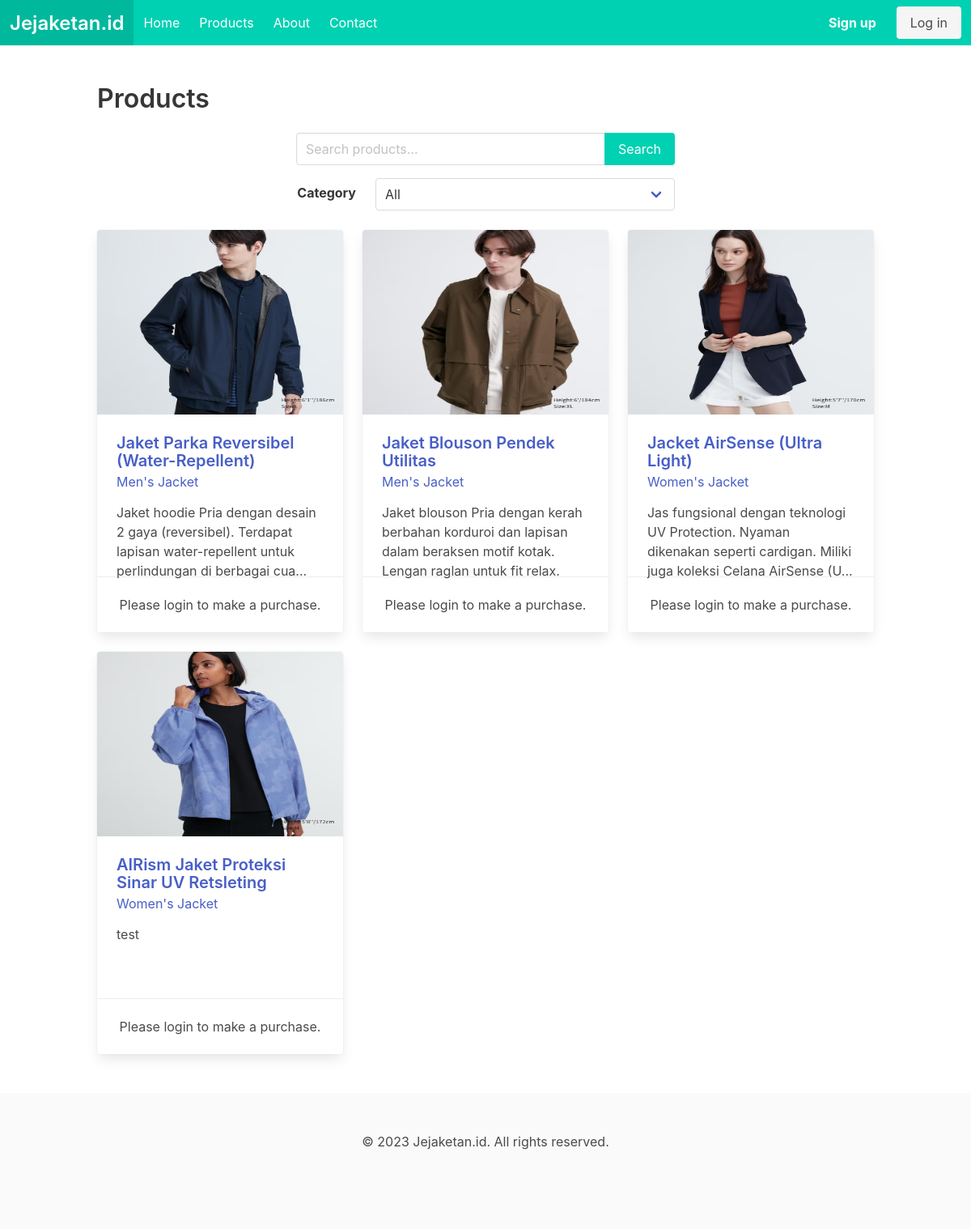
/products.php, run on the app's committed database.
### tables this page shows
CREATE TABLE IF NOT EXISTS `Product` (
  `product_id` int(11) NOT NULL AUTO_INCREMENT,
  `product_name` varchar(100) NOT NULL,
  `category` varchar(100) NOT NULL,
  `description` text DEFAULT NULL,
  `price` decimal(10,2) NOT NULL,
  `image_url` varchar(200) DEFAULT NULL,
  `is_featured` enum('Y','N') DEFAULT 'N',
  `created_at` datetime DEFAULT NULL,
  `updated_at` datetime DEFAULT NULL,
  PRIMARY KEY (`product_id`)
);

### products.php (the view, shortened to what this page needs)
<?php include 'header.php'; ?>
<section class="section">
  <div class="container">
    <h1 class="title">Products</h1>
    <div class="columns is-centered">
      <div class="column is-half">
        <form action="" method="GET" class="mb-4">
          <div class="field has-addons">
            <div class="control is-expanded">
              <input class="input" type="text" name="search" placeholder="Search products..." value="<?php echo isset($_GET['search']) ? $_GET['search'] : ''; ?>">
            </div>
            <div class="control">
              <button type="submit" class="button is-primary">Search</button>
            </div>
          </div>
        </form>
        <form action="" method="GET">
          <div class="field is-horizontal">
            <div class="field-label is-normal">
              <label class="label">Category</label>
            </div>
            <div class="field-body">
              <div class="field">
                <div class="control">
                  <div class="select is-fullwidth">
                    <select name="category" onchange="this.form.submit()">
                      <option value="" <?php echo empty($_GET['category']) ? 'selected' : ''; ?>>All</option>
                    </select>
                  </div>
                </div>
              </div>
            </div>
          </div>
        </form>
      </div>
    </div>
    <div class="columns is-multiline">
      <?php
      $query = "SELECT * FROM Product WHERE 1=1";
      $result = mysqli_query($conn, $query);
      if (mysqli_num_rows($result) > 0) {
        while ($row = mysqli_fetch_assoc($result)) {
          $productName = $row['product_name'];
          $productId = $row['product_id'];
          $category = $row['category'];
          $description = $row['description'];
          $image = $row['image_url'];
          $maxDescriptionLength = 120;
          if (strlen($description) > $maxDescriptionLength) {
            $shortDescription = substr($description, 0, $maxDescriptionLength) . '...';
          } else {
            $shortDescription = $description;
          }
          ?>
          <div class="column is-one-third">
            <div class="card">
              <div class="card-image">
                <figure class="image is-4by3">
                  <a href="details-product.php?id=<?php echo $productId; ?>">
                    <img src="<?php echo './product_image/' . $image; ?>" alt="Product Image">
                  </a>
                </figure>
              </div>
              <div class="card-content" style="height:200px;">
                <div class="content">
                  <h3 class="title is-5">
                    <a href="details-product.php?id=<?php echo $productId; ?>"><?php echo $productName; ?></a>
                  </h3>
                  <p class="subtitle is-6">
                    <a href="products.php?category=<?php echo urlencode($category); ?>"><?php echo $category; ?></a>
                  </p>
                  <p><?php echo $shortDescription; ?></p>
                </div>
              </div>
              <footer class="card-footer product-footer">
                <?php
                if (isset($_SESSION['user'])) {
                  ?>
                  <a class="card-footer-item button is-primary" href="details-product.php?id=<?php echo $productId; ?>">
                    Buy Now
                  </a>
                  <a class="card-footer-item button is-primary add-to-cart" data-product-id="<?php echo $productId; ?>" href="#">
                    Add to Cart
                  </a>
                  <?php
                } else {
                  ?>
                  <p class="card-footer-item">Please login to make a purchase.</p>
                  <?php
                }
                ?>
              </footer>
            </div>
          </div>
        <?php
        }
      } else {
        echo "<p>Tidak ada produk yang tersedia.</p>";
      }
      ?>
    </div>
  </div>
</section>
<?php include 'footer.php'; ?>

### products.php (style rules this page uses)
.card { height: 100%; }
.card-footer { padding:10px; }

### data on the page
product: image_url (picture), product_name "Jaket Parka Reversibel (Water-Repellent)", category "Men's Jacket", description "Jaket hoodie Pria dengan desain 2 gaya (reversibel). Terdapat lapisan water-repellent untuk perlindungan di berbagai cua..."
product: image_url (picture), product_name "Jaket Blouson Pendek Utilitas", category "Men's Jacket", description "Jaket blouson Pria dengan kerah berbahan korduroi dan lapisan dalam beraksen motif kotak. Lengan raglan untuk fit relax."
product: image_url (picture), product_name "Jacket AirSense (Ultra Light)", category "Women's Jacket", description "Jas fungsional dengan teknologi UV Protection. Nyaman dikenakan seperti cardigan. Miliki juga koleksi Celana AirSense (U..."
product: image_url (picture), product_name "AIRism Jaket Proteksi Sinar UV Retsleting", category "Women's Jacket", description "test"
